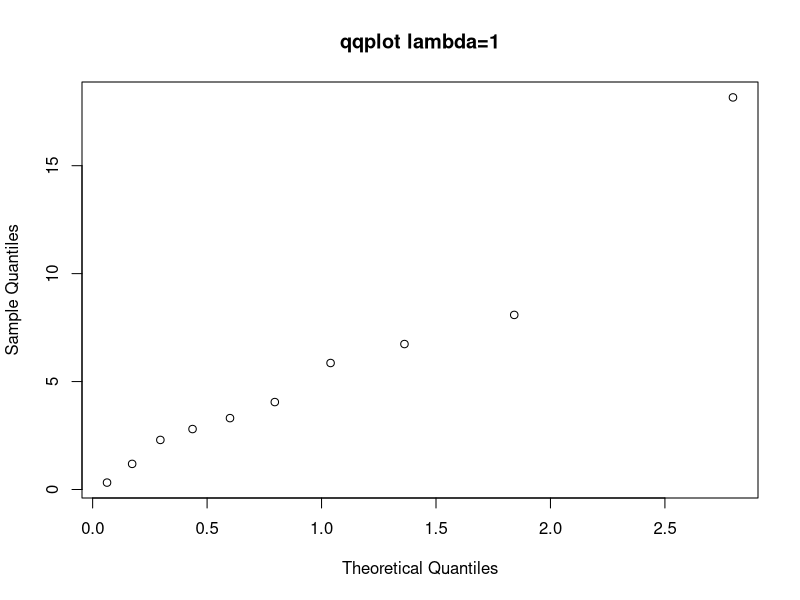

This figure's R source:
x <- c(8.935, 0.492, 6.951, 4.102, 0.111, 2.699, 3.255, 6.254, 2.120, 29.389)
print(x)

#qqplot(x,qdist=qexp(p,rate=1))

#ecdf(x)


p=ppoints(length(x))
q <- quantile(x,p) 
plot(qexp(p,rate=1) ,q, main="qqplot lambda=1",xlab="Theoretical Quantiles",ylab="Sample Quantiles")
#qqline(q, distribution=qexp)

#boxplot(x = x)

fn=ecdf(x)

fn(5.25)